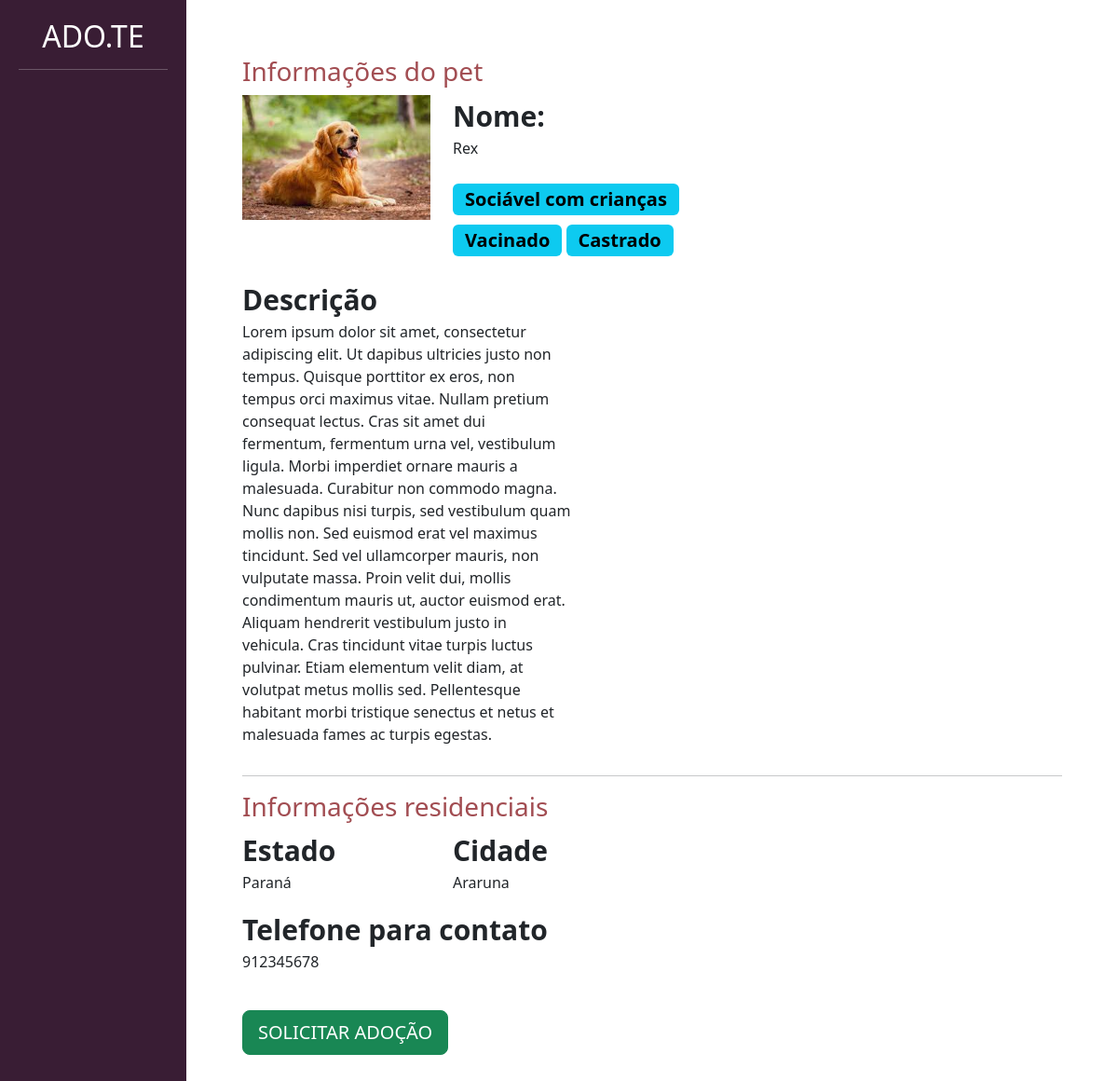
Page /divulgar/ver_pet/3 on the committed database.
### divulgar/models.py (models this page shows, shortened)
class Pet(models.Model):
    choices_status = (('P', 'Para adoção'),
                      ('A', 'Adotado'))
    usuario = models.ForeignKey(User, on_delete=models.DO_NOTHING)
    foto = models.ImageField(upload_to="fotos_pets")
    nome = models.CharField(max_length=100)
    descricao = models.TextField()
    estado = models.CharField(max_length=50)
    cidade = models.CharField(max_length=50)
    telefone = models.CharField(max_length=50)
    tags = models.ManyToManyField(Tag)
    raca = models.ForeignKey(Raca, on_delete=models.DO_NOTHING)
    status = models.CharField(max_length=1, choices=choices_status, default='P')

class Tag(models.Model):
    tag = models.CharField(max_length=100)
    def __str__(self):
        return self.tag

### divulgar/views.py (the view)
# urls.py: path('ver_pet/<int:id>', views.ver_pet, name="ver_pet"),
def ver_pet(request, id):
    if request.method == "GET":
        pet = Pet.objects.get(id = id)
        return render(request, 'ver_pet.html', {'pet': pet})

### divulgar/templates/ver_pet.html (shortened to what this page needs)
{% load static %}
<!doctype html>
<html lang="pt-BR">
    <head>
    <link href="https://cdn.jsdelivr.net/npm/bootstrap@5.3.0-alpha1/dist/css/bootstrap.min.css" rel="stylesheet">
    <link href="{% static 'usuarios/css/cadastro.css' %}" rel="stylesheet">
    <link href="{% static 'divulgar/css/novo_pet.css' %}" rel="stylesheet">
    <link href="{% static 'divulgar/css/seus_pet.css' %}" rel="stylesheet">
    <link href="{% static 'adotar/css/listar_pets.css' %}" rel="stylesheet">
    </head>
    <body>
        <div class="container-fluid">
            <div class="row">
                <div class="col-md-2 bg-side-plataforma sidebar">
                    <h2>ADO.TE</h2>
                    <hr>
                </div>
                <div style="padding:60px" class="col-md">
                    <h3 class="font-vinho">Informações do pet</h3>
                    <div class="row">
                        <div class="col-md-3">
                            <img width="100%" src="{{pet.foto.url}}">
                        </div>
                        <div class="col-md-9">
                            <span class="span-bold">Nome:</span>
                            <p>{{pet.nome}}</p>
                            <div style="width:40%">
                                {% for tag in pet.tags.all%}
                                    <span class="badge text-bg-info badge-lg">{{tag}}</span>
                                {% endfor %}
                            </div>
                        </div>
                    </div>
                    <br>
                    <div class="row">
                        <div class="col-md-5">
                            <span class="span-bold">Descrição</span>
                            <p>{{pet.descricao}}</p>
                        </div>
                        <div class="col-md-7">
                        </div>
                    </div>
                    <hr>
                    <div class="row">
                        <h3 class="font-vinho">Informações residenciais</h3>
                        <div class="col-md">
                            <div class="row">
                                <div class="col-md">
                                    <span class="span-bold">Estado</span>
                                    <p>{{pet.estado}}</p>
                                </div>
                                <div class="col-md">
                                    <span class="span-bold">Cidade</span>
                                    <p>{{pet.cidade}}</p>
                                </div>
                            </div>
                            <span class="span-bold">Telefone para contato</span>
                            <p>{{pet.telefone}}</p>
                            <br>
                            <a href="{% url 'pedido_adocao' pet.id %}" class="btn btn-success btn-lg">SOLICITAR ADOÇÃO</a>
                        </div>
                        <div class="col-md">
                        </div>
                    </div>
                </div>
            </div>
        </div>
    </body>
</html>

### templates/static/divulgar/css/novo_pet.css (style rules this page uses)
.sidebar { text-align: center; padding: 20px; }
.font-vinho { color: #A24D52; }

### templates/static/adotar/css/listar_pets.css (style rules this page uses)
.span-bold { font-weight: bold; font-size: 30px; }
.badge-lg { font-size: 20px; margin-top: 10px; }
.bg-side-plataforma { background-color: #391D34; color: white; }

### rows in the picture
Pet: foto (picture), nome "Rex", descricao "Lorem ipsum dolor sit amet, consectetur adipiscing elit. Ut dapibus ultricies justo non tempus. Quisque porttitor ex eros, non tempus orci maximus vitae. Nullam pretium consequat lectus. Cras sit amet dui fermentum, fermentum urna vel, vestibulum ligula. Morbi imperdiet ornare mauris a malesuada. Curabitur non commodo magna. Nunc dapibus nisi turpis, sed vestibulum quam mollis non. Sed euismod erat vel maximus tincidunt. Sed vel ullamcorper mauris, non vulputate massa. Proin velit dui, mollis condimentum mauris ut, auctor euismod erat. Aliquam hendrerit vestibulum justo in vehicula. Cras tincidunt vitae turpis luctus pulvinar. Etiam elementum velit diam, at volutpat metus mollis sed.…", estado "Paraná", cidade "Araruna", telefone "912345678"
Tag: tag "Sociável com crianças"
Tag: tag "Vacinado"
Tag: tag "Castrado"
